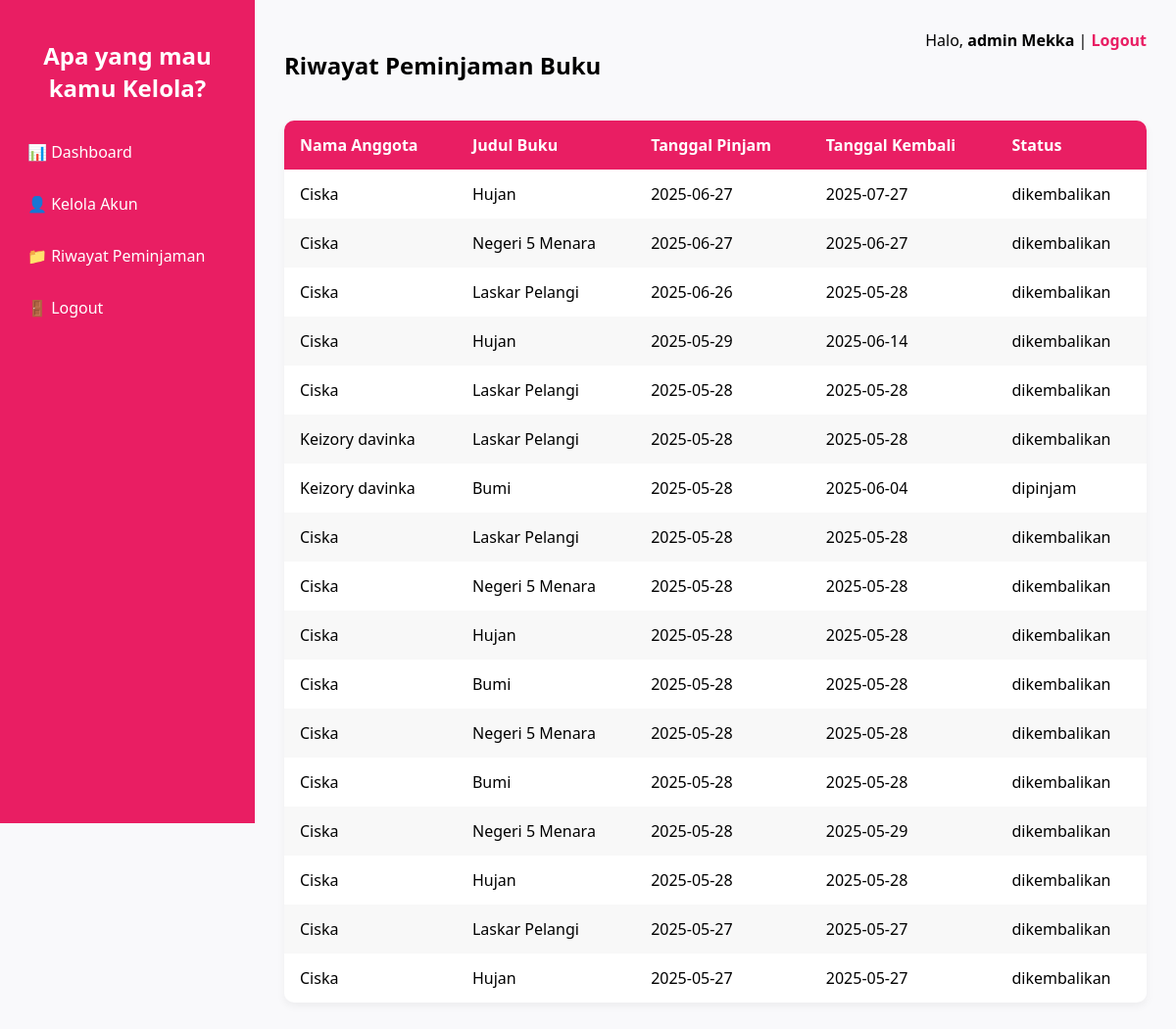
The app's page /laporan_peminjaman.php (signed in) with its own data.
### tables this page shows
CREATE TABLE `t_peminjaman` (
  `id_pinjam` int(11) NOT NULL,
  `id_buku` int(11) DEFAULT NULL,
  `id_anggota` int(11) DEFAULT NULL,
  `tanggal_pinjam` date DEFAULT NULL,
  `tanggal_batas` date DEFAULT NULL,
  `tanggal_kembali` date DEFAULT NULL,
  `status` enum('pinjam','kembali') DEFAULT 'pinjam',
  `create_by` int(11) DEFAULT NULL,
  `create_date` datetime DEFAULT current_timestamp(),
  `status_peminjaman` varchar(50) NOT NULL DEFAULT 'meminjam',
  `denda` int(11) DEFAULT 0
);

CREATE TABLE `t_anggota` (
  `id_anggota` int(11) NOT NULL,
  `nama` varchar(100) DEFAULT NULL,
  `alamat` text DEFAULT NULL,
  `telepon` varchar(15) DEFAULT NULL,
  `id_account` int(11) DEFAULT NULL,
  `email` varchar(100) DEFAULT NULL
);

CREATE TABLE `t_buku` (
  `id_buku` int(11) NOT NULL,
  `judul` varchar(255) DEFAULT NULL,
  `penulis` varchar(100) DEFAULT NULL,
  `penerbit` varchar(100) DEFAULT NULL,
  `tahun_terbit` year(4) DEFAULT NULL,
  `stok` int(11) DEFAULT NULL,
  `create_by` int(11) DEFAULT NULL,
  `create_date` datetime DEFAULT current_timestamp(),
  `update_by` int(11) DEFAULT NULL,
  `update_date` datetime DEFAULT NULL ON UPDATE current_timestamp(),
  `gambar` varchar(255) DEFAULT NULL
);

### laporan_peminjaman.php (the view, shortened to what this page needs)
<?php
include "koneksi.php";
?>
<!DOCTYPE html>
<html lang="id">
<head>
</head>
<body>
<div class="sidebar">
    <h2>Apa yang mau kamu Kelola?</h2>
    <a href="dashboard_admin.php">📊 Dashboard</a>
    <a href="manajemen_akun.php">👤 Kelola Akun</a>
    <a href="laporan_peminjaman.php">📁 Riwayat Peminjaman</a>
    <a href="logout.php">🚪 Logout</a>
</div>
<div class="main">
    <div class="topbar">
        <h2>Riwayat Peminjaman Buku</h2>
        <div>
            Halo, <strong><?= $_SESSION['username'] ?></strong> |
            <a class="logout" href="logout.php">Logout</a>
        </div>
    </div>
    <table>
        <thead>
            <tr>
                <th>Nama Anggota</th>
                <th>Judul Buku</th>
                <th>Tanggal Pinjam</th>
                <th>Tanggal Kembali</th>
                <th>Status</th>
            </tr>
        </thead>
        <tbody>
            <?php
            $query = "SELECT p.*, a.nama, b.judul
                      FROM t_peminjaman p
                      JOIN t_anggota a ON p.id_anggota = a.id_anggota
                      JOIN t_buku b ON p.id_buku = b.id_buku
                      ORDER BY p.tanggal_pinjam DESC";
            $result = mysqli_query($conn, $query);
            while ($row = mysqli_fetch_assoc($result)) {
                echo "<tr>
                        <td>{$row['nama']}</td>
                        <td>{$row['judul']}</td>
                        <td>{$row['tanggal_pinjam']}</td>
                        <td>{$row['tanggal_kembali']}</td>
                        <td>{$row['status_peminjaman']}</td>
                    </tr>";
            }
            ?>
        </tbody>
    </table>
</div>
</body>
</html>

### laporan_peminjaman.php (style rules this page uses)
body { font-family: 'Segoe UI', sans-serif; margin: 0; padding: 0; display: flex; background-color: #f9f9fb; }
.sidebar { width: 220px; background-color: #e91e63; color: white; padding: 20px; height: 100vh; }
.sidebar h2 { text-align: center; margin-bottom: 30px; }
.sidebar a { color: white; text-decoration: none; display: block; margin: 15px 0; padding: 8px; border-radius: 6px; }
.main { flex: 1; padding: 30px; }
h2 { margin-bottom: 20px; }
table { width: 100%; border-collapse: collapse; background-color: white; border-radius: 10px; overflow: hidden; box-shadow: 0 4px 8px rgba(0,0,0,0.05); }
th, td { padding: 14px 16px; text-align: left; }
th { background-color: #e91e63; color: white; }
tr:nth-child(even) { background-color: #f8f8f8; }
.topbar { display: flex; justify-content: space-between; margin-bottom: 20px; }
.logout { color: #e91e63; font-weight: bold; text-decoration: none; }

### records on screen
t_peminjaman: id_anggota.nama "Ciska", id_buku.judul "Hujan", tanggal_pinjam "2025-06-27", tanggal_kembali "2025-07-27", status_peminjaman "dikembalikan"
t_peminjaman: id_anggota.nama "Ciska", id_buku.judul "Negeri 5 Menara", tanggal_pinjam "2025-06-27", tanggal_kembali "2025-06-27", status_peminjaman "dikembalikan"
t_peminjaman: id_anggota.nama "Ciska", id_buku.judul "Laskar Pelangi", tanggal_pinjam "2025-06-26", tanggal_kembali "2025-05-28", status_peminjaman "dikembalikan"
t_peminjaman: id_anggota.nama "Ciska", id_buku.judul "Hujan", tanggal_pinjam "2025-05-29", tanggal_kembali "2025-06-14", status_peminjaman "dikembalikan"
t_peminjaman: id_anggota.nama "Ciska", id_buku.judul "Laskar Pelangi", tanggal_pinjam "2025-05-28", tanggal_kembali "2025-05-28", status_peminjaman "dikembalikan"
t_peminjaman: id_anggota.nama "Keizory davinka", id_buku.judul "Laskar Pelangi", tanggal_pinjam "2025-05-28", tanggal_kembali "2025-05-28", status_peminjaman "dikembalikan"
t_peminjaman: id_anggota.nama "Keizory davinka", id_buku.judul "Bumi", tanggal_pinjam "2025-05-28", tanggal_kembali "2025-06-04", status_peminjaman "dipinjam"
t_peminjaman: id_anggota.nama "Ciska", id_buku.judul "Laskar Pelangi", tanggal_pinjam "2025-05-28", tanggal_kembali "2025-05-28", status_peminjaman "dikembalikan"
t_peminjaman: id_anggota.nama "Ciska", id_buku.judul "Negeri 5 Menara", tanggal_pinjam "2025-05-28", tanggal_kembali "2025-05-28", status_peminjaman "dikembalikan"
t_peminjaman: id_anggota.nama "Ciska", id_buku.judul "Hujan", tanggal_pinjam "2025-05-28", tanggal_kembali "2025-05-28", status_peminjaman "dikembalikan"
t_peminjaman: id_anggota.nama "Ciska", id_buku.judul "Bumi", tanggal_pinjam "2025-05-28", tanggal_kembali "2025-05-28", status_peminjaman "dikembalikan"
t_peminjaman: id_anggota.nama "Ciska", id_buku.judul "Negeri 5 Menara", tanggal_pinjam "2025-05-28", tanggal_kembali "2025-05-28", status_peminjaman "dikembalikan"
t_peminjaman: id_anggota.nama "Ciska", id_buku.judul "Bumi", tanggal_pinjam "2025-05-28", tanggal_kembali "2025-05-28", status_peminjaman "dikembalikan"
t_peminjaman: id_anggota.nama "Ciska", id_buku.judul "Negeri 5 Menara", tanggal_pinjam "2025-05-28", tanggal_kembali "2025-05-29", status_peminjaman "dikembalikan"
t_peminjaman: id_anggota.nama "Ciska", id_buku.judul "Hujan", tanggal_pinjam "2025-05-28", tanggal_kembali "2025-05-28", status_peminjaman "dikembalikan"
t_peminjaman: id_anggota.nama "Ciska", id_buku.judul "Laskar Pelangi", tanggal_pinjam "2025-05-27", tanggal_kembali "2025-05-27", status_peminjaman "dikembalikan"
t_peminjaman: id_anggota.nama "Ciska", id_buku.judul "Hujan", tanggal_pinjam "2025-05-27", tanggal_kembali "2025-05-27", status_peminjaman "dikembalikan"

### other values on screen
$_SESSION['username'] "admin Mekka"
